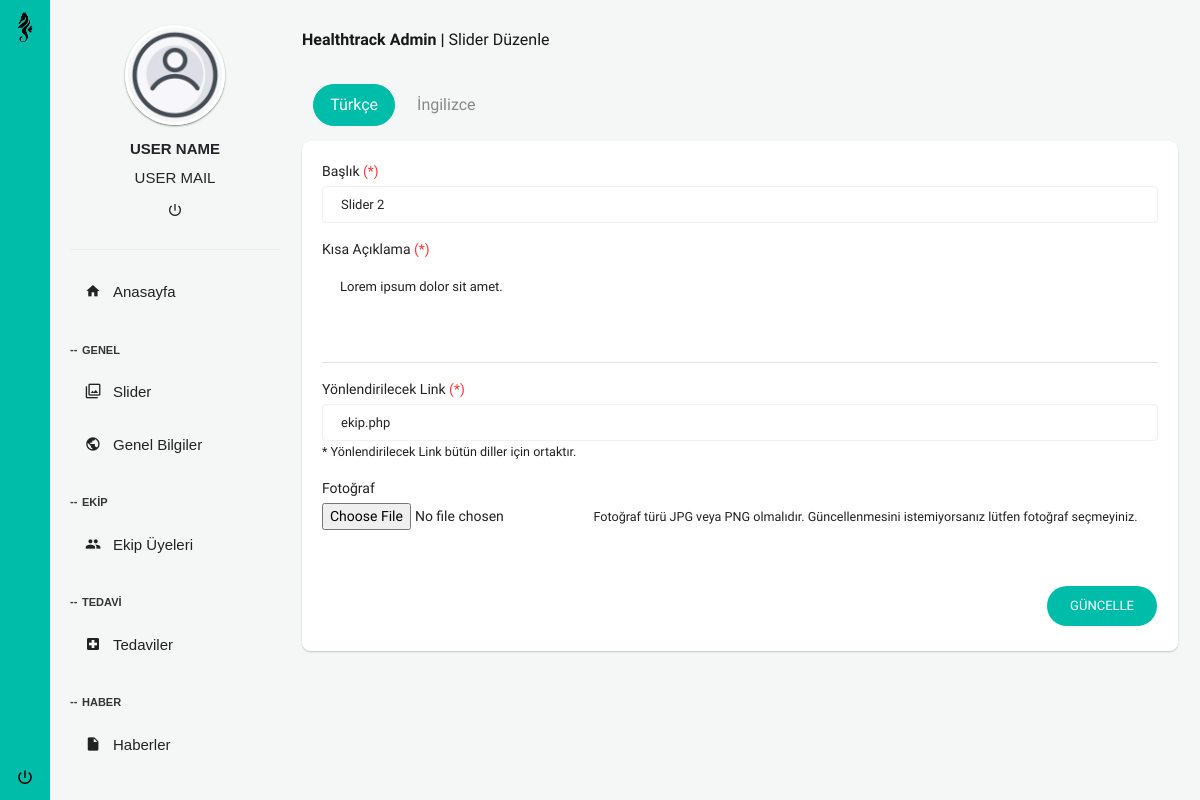
The app's page /admin/slider-details.php?sid=7 with its own data.
### tables this page shows
CREATE TABLE `language` (
  `code` char(2) NOT NULL,
  `direction` varchar(3) NOT NULL,
  `isDefault` tinyint(1) NOT NULL
);

CREATE TABLE `language_translations` (
  `id` int(11) NOT NULL,
  `name` varchar(255) NOT NULL,
  `main_code` char(2) NOT NULL,
  `language_code` char(2) NOT NULL
);

CREATE TABLE `slider_translations` (
  `id` int(11) NOT NULL,
  `title` text NOT NULL,
  `content` text NOT NULL,
  `slider_id` int(11) NOT NULL,
  `language_code` char(2) NOT NULL DEFAULT '0'
);

CREATE TABLE `slider` (
  `slider_id` int(11) NOT NULL,
  `slider_link` text NOT NULL,
  `slider_image` mediumtext NOT NULL,
  `slider_sort` int(11) NOT NULL,
  `created_at` timestamp NOT NULL DEFAULT current_timestamp() ON UPDATE current_timestamp()
);

### admin/controller.php (called while the page is built, shortened)
<?php
$getAllLangWithAdminMainLangQuery = $vt->prepare("SELECT l.*, lt.name, lt.main_code
                                 FROM language l
                                 INNER JOIN language_translations lt ON l.code = lt.language_code
                                 WHERE lt.language_code = 'tr'");
$getAllLangWithAdminMainLangQuery->execute();
$allLangResult = $getAllLangWithAdminMainLangQuery->fetchAll(PDO::FETCH_OBJ);

### admin/API/get-slider-with-id.php (called while the page is built, shortened)
<?php
$sliderIDQuery = $vt->prepare("SELECT s.*, st.title, st.content, st.slider_id, st.language_code
                             FROM slider s
                             INNER JOIN slider_translations st ON s.slider_id = st.slider_id
                             WHERE s.slider_id = '$urlSliderID'
                              ");
$sliderIDQuery->execute();
$sliderIDQueryResult = $sliderIDQuery->fetchAll(PDO::FETCH_OBJ);
$filteredSliderLangCodeArray = array();

### admin/slider-details.php (the view, shortened to what this page needs)
<?php
require "../database/connection.php";
require "controller.php";
if (isset($_GET["sid"])) {
    $urlSliderID = $_GET["sid"];
    include "API/get-slider-with-id.php";
} else {
    header("Location: sliders.php");
}
?>
<!doctype html>
<html class="no-js " lang="en">
<head>
    <?php include "utility/head.php" ?>
</head>
<body data-alpino="theme-cyan">
    <?php include "utility/header.php" ?>
    <section class="content">
        <div class="container-fluid">
            <div class="row clearfix g-3">
                <div class="col-lg-12">
                    <div class="card">
                        <div class="header">
                            <h2><strong>Healthtrack Admin | </strong>Slider Düzenle</h2>
                        </div>
                        <ul class="nav nav-tabs">
                            <?php
                            foreach ($allLangResult as $singleLangResult) { ?>
                                <li class="nav-item">
                                    <a class="nav-link nav-tab-lang <?php if ($singleLangResult === reset($allLangResult)) echo "active"; ?>" data-bs-toggle="tab" lang-data="<?= $singleLangResult->main_code ?>" href="#lang-<?= $singleLangResult->main_code ?>"><?= $singleLangResult->name ?></a>
                                </li>
                            <?php  }
                            ?>
                        </ul>
                        <form id="updateSliderForm" name="updateSliderForm" method="POST" enctype="multipart/form-data">
                            <div class="tab-content">
                                <?php foreach ($allLangResult as $singleLangResult) { ?>
                                    <div role="tabpanel" class="body tab-pane <?php if ($singleLangResult === reset($allLangResult)) echo "in active"; ?>" id="lang-<?= $singleLangResult->main_code ?>">
                                        <?php
                                        $sliderResultCount = count($sliderIDQueryResult);
                                        for ($i = 0; $i < $sliderResultCount; $i++) {
                                            if (in_array($singleLangResult->main_code, $filteredSliderLangCodeArray)) {
                                                if ($sliderIDQueryResult[$i]->language_code == $singleLangResult->main_code) {
                                        ?>
                                                    <label for="sliderTitle-<?= $singleLangResult->main_code ?>" class="mb-1">Başlık <span class="text-danger">(*)</span></label>
                                                    <div class="form-group mb-3">
                                                        <input type="text" id="sliderTitle-<?= $singleLangResult->main_code ?>" name="sliderTitle-<?= $singleLangResult->main_code ?>" class="form-control" placeholder="Başlık" value="<?= $sliderIDQueryResult[$i]->title ?>">
                                                    </div>
                                                    <label for="sliderShortContent-<?= $singleLangResult->main_code ?>" class="mb-1">Kısa Açıklama <span class="text-danger">(*)</span></label>
                                                    <div class="form-group mb-3">
                                                        <textarea type="text" id="sliderShortContent-<?= $singleLangResult->main_code ?>" name="sliderShortContent-<?= $singleLangResult->main_code ?>" class="form-control" rows="3" placeholder="Kısa İçerik (İçeriği anlatan cümleler)"><?= $sliderIDQueryResult[$i]->content ?></textarea>
                                                    </div>
                                                    <label for="sliderLink-<?= $singleLangResult->main_code ?>" class="mb-1">Yönlendirilecek Link <span class="text-danger">(*)</span></label>
                                                    <div class="form-group mb-3">
                                                        <input type="text" id="sliderLink-<?= $singleLangResult->main_code ?>" name="sliderLink-<?= $singleLangResult->main_code ?>" class="form-control" placeholder="Link" aria-describedby="linkHelp" value="<?= $sliderIDQueryResult[$i]->slider_link ?>">
                                                        <small for="linkHelp">* Yönlendirilecek Link bütün diller için ortaktır.</small>
                                                    </div>
                                                    <?php if ($i == 0) { ?>
                                                        <label for="sliderImage" class="mb-1">Fotoğraf</label>
                                                        <div class="form-group mb-2">
                                                            <input type="file" class="form-control-file" id="sliderImage" name="sliderImage" accept="image/png, image/jpeg" aria-describedby="fileHelp">
                                                            <small for="fileHelp">Fotoğraf türü JPG veya PNG olmalıdır. Güncellenmesini istemiyorsanız lütfen fotoğraf seçmeyiniz.</small>
                                                        </div>
                                                <?php }
                                                    break;
                                                }
                                            } else {   ?>
                                        <?php
                                                break;
                                            }
                                        }
                                        ?>
                                        <div style="text-align: right !important">
                                            <button type="submit" class="btn btn-raised btn-primary btn-round waves-effect mt-5 ">GÜNCELLE</button>
                                        </div>
                                    </div>
                                <?php } ?>
                            </div>
                        </form>
                    </div>
                </div>
            </div>
        </div>
    </section>
</body>
</html>

### records on screen
language: language_translations.name "Türkçe", language_translations.name "İngilizce", content "Lorem ipsum dolor sit amet."
slider_translations: title "Slider 2"
slider: slider_link "ekip.php"
